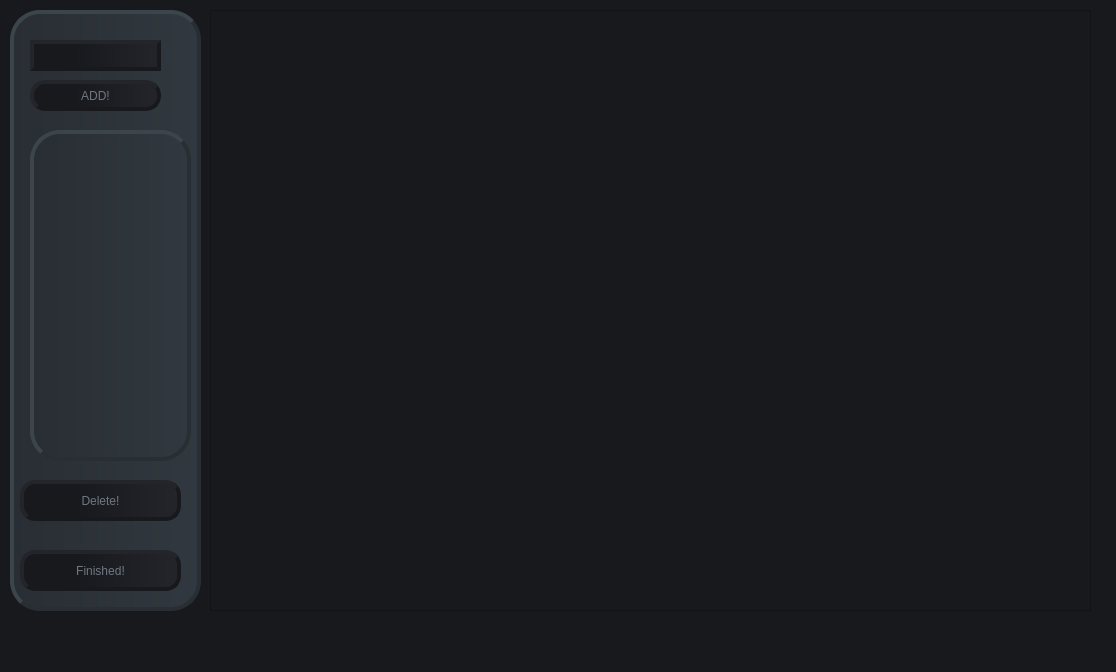
<?xml version="1.0" encoding="UTF-8"?>
<ui version="4.0">
 <class>MainWindow</class>
 <widget class="QMainWindow" name="MainWindow">
  <property name="geometry">
   <rect>
    <x>0</x>
    <y>0</y>
    <width>1116</width>
    <height>672</height>
   </rect>
  </property>
  <property name="windowTitle">
   <string>MainWindow</string>
  </property>
  <property name="styleSheet">
   <string notr="true">background-color: rgb(24, 25, 29);</string>
  </property>
  <widget class="QWidget" name="centralwidget">
   <widget class="QGraphicsView" name="ImageView">
    <property name="geometry">
     <rect>
      <x>210</x>
      <y>10</y>
      <width>881</width>
      <height>601</height>
     </rect>
    </property>
   </widget>
   <widget class="QFrame" name="LabelsFrame">
    <property name="geometry">
     <rect>
      <x>10</x>
      <y>10</y>
      <width>191</width>
      <height>601</height>
     </rect>
    </property>
    <property name="styleSheet">
     <string notr="true">background-color: qlineargradient(spread:pad, x1:0, y1:0, x2:1, y2:0, stop:0 rgba(40, 46, 51, 255), stop:1 rgba(49, 56, 63, 255));
border-radius:30px; 
border: 4px groove  rgb(40, 46, 51);
border-style:outset;</string>
    </property>
    <property name="frameShape">
     <enum>QFrame::StyledPanel</enum>
    </property>
    <property name="frameShadow">
     <enum>QFrame::Raised</enum>
    </property>
    <widget class="QLineEdit" name="lineEntry">
     <property name="geometry">
      <rect>
       <x>20</x>
       <y>30</y>
       <width>131</width>
       <height>31</height>
      </rect>
     </property>
     <property name="styleSheet">
      <string notr="true">background-color: qlineargradient(spread:pad, x1:0, y1:0, x2:1, y2:0, stop:0.338308 rgba(24, 25, 29, 255), stop:1 rgba(35, 37, 43, 255));
font: 75 12pt &quot;Nirmala UI&quot;;
color: rgb(112, 119, 129);
border: 4px groove rgb(24, 25, 29);
border-style:outset;
</string>
     </property>
    </widget>
    <widget class="QPushButton" name="setLabelBTN">
     <property name="geometry">
      <rect>
       <x>20</x>
       <y>70</y>
       <width>131</width>
       <height>31</height>
      </rect>
     </property>
     <property name="styleSheet">
      <string notr="true">background-color: qlineargradient(spread:pad, x1:0, y1:0, x2:1, y2:0, stop:0.338308 rgba(24, 25, 29, 255), stop:1 rgba(35, 37, 43, 255));
font: 75 12pt &quot;Nirmala UI&quot;;
color: rgb(112, 119, 129);
border: 4px groove rgb(24, 25, 29);
border-radius:15px; 
border-style:outset;
</string>
     </property>
     <property name="text">
      <string>ADD!</string>
     </property>
    </widget>
    <widget class="QWidget" name="verticalLayoutWidget">
     <property name="geometry">
      <rect>
       <x>20</x>
       <y>120</y>
       <width>161</width>
       <height>331</height>
      </rect>
     </property>
     <layout class="QVBoxLayout" name="LabelLayout">
      <property name="spacing">
       <number>1</number>
      </property>
     </layout>
    </widget>
    <widget class="QPushButton" name="FinishedBTN">
     <property name="geometry">
      <rect>
       <x>10</x>
       <y>540</y>
       <width>161</width>
       <height>41</height>
      </rect>
     </property>
     <property name="styleSheet">
      <string notr="true">background-color: qlineargradient(spread:pad, x1:0, y1:0, x2:1, y2:0, stop:0.338308 rgba(24, 25, 29, 255), stop:1 rgba(35, 37, 43, 255));
font: 75 12pt &quot;Nirmala UI&quot;;
color: rgb(112, 119, 129);
border: 4px groove rgb(24, 25, 29);
border-radius:15px; 
border-style:outset;</string>
     </property>
     <property name="text">
      <string>Finished!</string>
     </property>
    </widget>
    <widget class="QPushButton" name="DeleteBTN">
     <property name="geometry">
      <rect>
       <x>10</x>
       <y>470</y>
       <width>161</width>
       <height>41</height>
      </rect>
     </property>
     <property name="styleSheet">
      <string notr="true">background-color: qlineargradient(spread:pad, x1:0, y1:0, x2:1, y2:0, stop:0.338308 rgba(24, 25, 29, 255), stop:1 rgba(35, 37, 43, 255));
font: 75 12pt &quot;Nirmala UI&quot;;
color: rgb(112, 119, 129);
border: 4px groove rgb(24, 25, 29);
border-radius:15px; 
border-style:outset;</string>
     </property>
     <property name="text">
      <string>Delete!</string>
     </property>
    </widget>
   </widget>
  </widget>
  <widget class="QMenuBar" name="menubar">
   <property name="geometry">
    <rect>
     <x>0</x>
     <y>0</y>
     <width>1116</width>
     <height>22</height>
    </rect>
   </property>
  </widget>
 </widget>
 <resources/>
 <connections/>
</ui>
